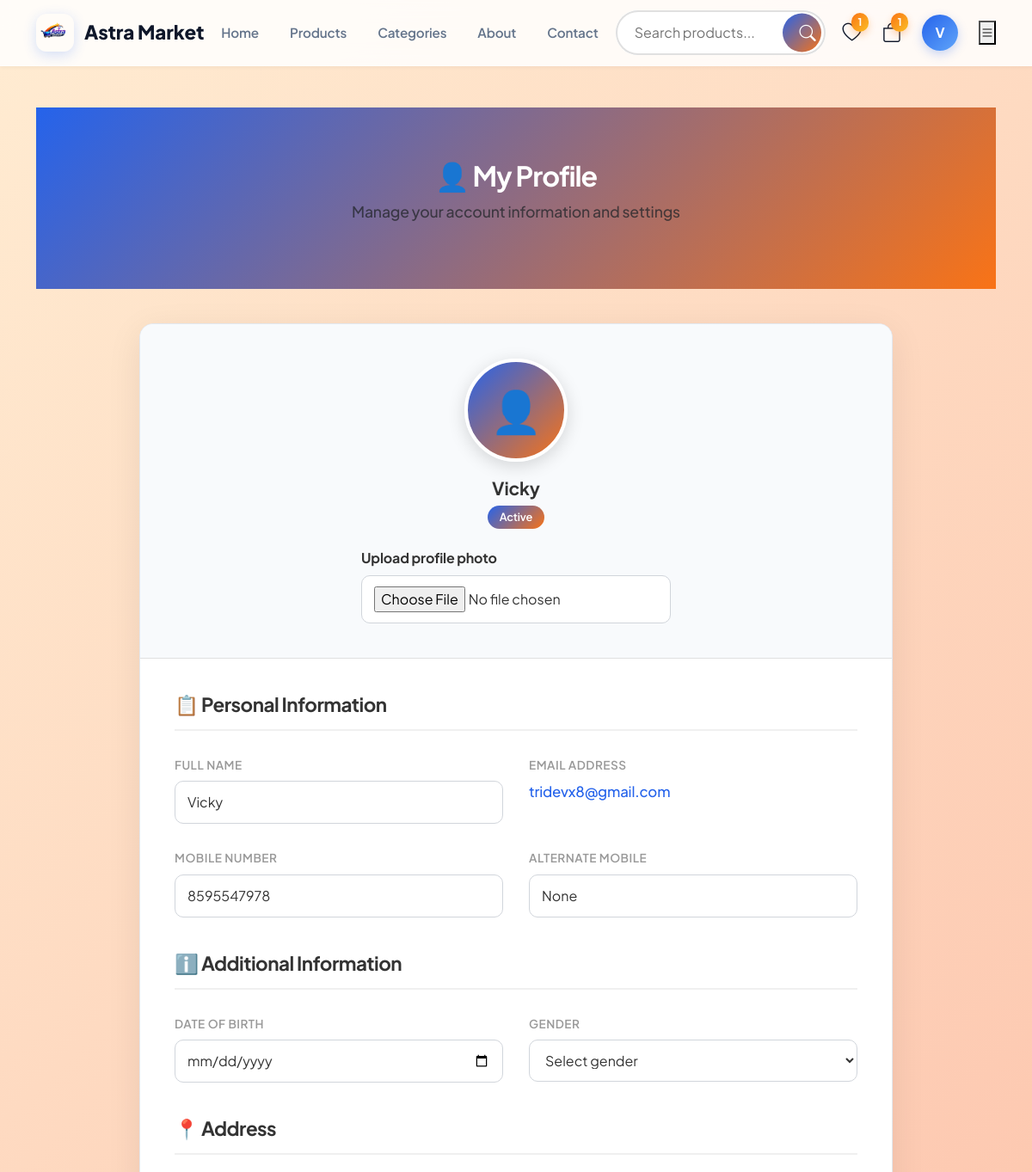
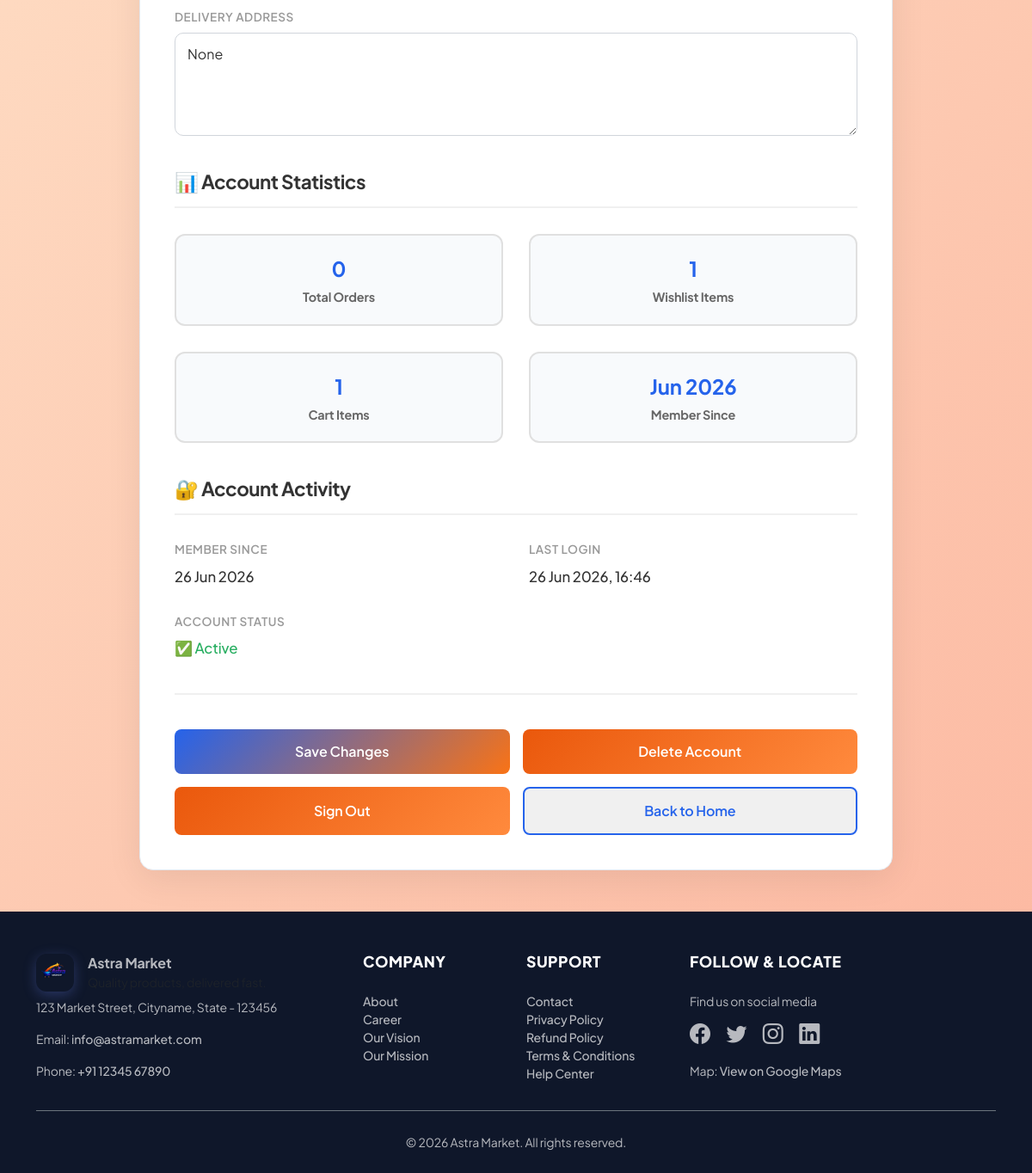
Screenshot of /profile/ (signed in) with the database file from the repository (2 pictures, top to bottom).
### Astra_Market/models.py (models this page shows, shortened)
class CustomUser(AbstractBaseUser, PermissionsMixin):
    GENDER_CHOICES = [
        ('male', 'Male'),
        ('female', 'Female'),
        ('other', 'Other'),
    ]
    phone_validator = RegexValidator(
        regex=r'^\+?\d{7,15}$',
        message='Enter a valid phone number using 7 to 15 digits.',
    )
    full_name = models.CharField(max_length=150)
    email = models.EmailField(unique=True)
    mobile = models.CharField(max_length=15, unique=True, validators=[phone_validator])
    alternate_mobile = models.CharField(
        max_length=15,
        blank=True,
        null=True,
        validators=[phone_validator],
    )
    dob = models.DateField(blank=True, null=True)
    address = models.TextField(blank=True, null=True)
    profile_image = models.ImageField(upload_to='profile_images/', blank=True, null=True)
    gender = models.CharField(max_length=10, choices=GENDER_CHOICES, blank=True)
    is_staff = models.BooleanField(default=False)
    is_active = models.BooleanField(default=True)
    date_joined = models.DateTimeField(auto_now_add=True)
    objects = CustomUserManager()
    USERNAME_FIELD = 'email'
    REQUIRED_FIELDS = ['full_name', 'mobile']
    class Meta:
        verbose_name = 'User'
        verbose_name_plural = 'Users'

### Astra_Market/views.py (the view, shortened to what this page needs)
# urls.py: path('profile/', views.profile, name='profile'),
@login_required(login_url='login')
def profile(request):
    user = request.user
    return render(request, 'profile.html', {'user': user})

### Astra_Market/templates/profile.html (shortened to what this page needs)
{% extends 'base.html' %}
{% block content %}
<div class="profile-header">
    <div class="container">
        <h1>👤 My Profile</h1>
        <p class="text-muted">Manage your account information and settings</p>
    </div>
</div>
<div class="container profile-container">
    <div class="profile-card">
        <form method="POST" enctype="multipart/form-data">
            <div class="profile-avatar-section">
                {% if user.profile_image %}
                    <img src="{{ user.profile_image.url }}" alt="Profile Picture" class="profile-avatar">
                {% else %}
                    <div class="avatar-placeholder">👤</div>
                {% endif %}
                <div class="profile-avatar-name">{{ user.full_name }}</div>
                <span class="profile-avatar-status">
                    {% if user.is_active %}Active{% else %}Inactive{% endif %}
                </span>
                <div style="margin-top: 22px; text-align: left; width:100%; max-width:360px; margin-left:auto; margin-right:auto;">
                    <label for="profile_image" style="font-weight:700; display:block; color:#333; margin-bottom:8px;">Upload profile photo</label>
                    <input type="file" id="profile_image" name="profile_image" accept="image/*" class="profile-input">
                </div>
            </div>
            <div class="profile-content">
            <div class="info-section">
                <h2 class="section-title">📋 Personal Information</h2>
                <div class="info-grid">
                    <div class="info-item">
                        <span class="info-label">Full Name</span>
                        <input type="text" name="full_name" value="{{ user.full_name }}" class="profile-input" required>
                    </div>
                    <div class="info-item">
                        <span class="info-label">Email Address</span>
                        <span class="info-value"><a href="mailto:{{ user.email }}">{{ user.email }}</a></span>
                    </div>
                    <div class="info-item">
                        <span class="info-label">Mobile Number</span>
                        <input type="tel" name="mobile" value="{{ user.mobile }}" class="profile-input" required>
                    </div>
                    <div class="info-item">
                        <span class="info-label">Alternate Mobile</span>
                        <input type="tel" name="alternate_mobile" value="{{ user.alternate_mobile }}" class="profile-input" placeholder="Optional">
                    </div>
                </div>
            </div>
            <div class="info-section">
                <h2 class="section-title">ℹ️ Additional Information</h2>
                <div class="info-grid">
                    <div class="info-item">
                        <span class="info-label">Date of Birth</span>
                        <input type="date" name="dob" value="{{ user.dob|date:'Y-m-d' }}" class="profile-input">
                    </div>
                    <div class="info-item">
                        <span class="info-label">Gender</span>
                        <select name="gender" class="profile-select">
                            <option value="" {% if not user.gender %}selected{% endif %}>Select gender</option>
                        </select>
                    </div>
                </div>
            </div>
            <div class="info-section">
                <h2 class="section-title">📍 Address</h2>
                <div class="info-grid full">
                    <div class="info-item">
                        <span class="info-label">Delivery Address</span>
                        <textarea name="address" class="profile-textarea" placeholder="Enter your delivery address">{{ user.address }}</textarea>
                    </div>
                </div>
            </div>
            <div class="info-section">
                <h2 class="section-title">📊 Account Statistics</h2>
                <div class="info-grid">
                    <div class="stat-box">
                        <div class="stat-value">{{ user.orders.count }}</div>
                        <div class="stat-label">Total Orders</div>
                    </div>
                    <div class="stat-box">
                        <div class="stat-value">{{ user.wishlist_items.count }}</div>
                        <div class="stat-label">Wishlist Items</div>
                    </div>
                    <div class="stat-box">
                        <div class="stat-value">{{ user.cart_items.count }}</div>
                        <div class="stat-label">Cart Items</div>
                    </div>
                    <div class="stat-box">
                        <div class="stat-value">{{ user.date_joined|date:"M Y" }}</div>
                        <div class="stat-label">Member Since</div>
                    </div>
                </div>
            </div>
            <div class="info-section">
                <h2 class="section-title">🔐 Account Activity</h2>
                <div class="info-grid">
                    <div class="info-item">
                        <span class="info-label">Member Since</span>
                        <span class="info-value">{{ user.date_joined|date:"d M Y" }}</span>
                    </div>
                    <div class="info-item">
                        <span class="info-label">Last Login</span>
                        <span class="info-value">
                            {% if user.last_login %}
                                {{ user.last_login|date:"d M Y, H:i" }}
                            {% else %}
                                Never logged in
                            {% endif %}
                        </span>
                    </div>
                    <div class="info-item">
                        <span class="info-label">Account Status</span>
                        <span class="info-value">
                            {% if user.is_active %}
                                <span style="color: #27ae60;">✅ Active</span>
                            {% else %}
                                <span style="color: #e74c3c;">❌ Inactive</span>
                            {% endif %}
                        </span>
                    </div>
                </div>
            </div>
            <div class="action-buttons">
                <button type="submit" class="btn-action btn-save">Save Changes</button>
                <form method="post" action="{% url 'delete_account' %}" style="display:inline;">
                    <button type="submit" class="btn-action btn-logout" onclick="return confirm('Are you sure you want to delete your account? This action cannot be undone.');">Delete Account</button>
                </form>
                <a href="{% url 'logout' %}" class="btn-action btn-logout">Sign Out</a>
                <a href="/" class="btn-action btn-home">Back to Home</a>
            </div>
        </form>
        </div>
    </div>
{% endblock %}

### Astra_Market/templates/base.html (shortened to what this page needs)
<!DOCTYPE html>
<html lang="en">
<head>
    {% load static %}
    <link href="https://cdn.jsdelivr.net/npm/bootstrap@5.3.0/dist/css/bootstrap.min.css" rel="stylesheet">
    <link href="https://cdn.jsdelivr.net/npm/bootstrap-icons@1.10.5/font/bootstrap-icons.css" rel="stylesheet">
        <link href="{% static 'css/style.css' %}" rel="stylesheet">
</head>
<body>
    <nav class="navbar-custom">
        <div class="container">
            <a href="{% url 'home' %}" class="navbar-brand-custom">
                <div class="logo-icon">
                    <img src="{% static 'images/ChatGPT Image Jun 21, 2026, 04_16_52 PM.png' %}" alt="Astra Market logo">
                </div>
                <span>Astra Market</span>
            </a>
            <div class="navbar-menu d-none d-lg-flex">
                <a href="{% url 'home' %}">Home</a>
                <a href="{% url 'products' %}">Products</a>
                <a href="{% url 'category' %}">Categories</a>
                <a href="{% url 'about' %}">About</a>
                <a href="{% url 'contact' %}">Contact</a>
            </div>
            <div class="search-wrapper d-none d-lg-block">
                <form action="{% url 'products' %}" method="get">
                    <input
                        type="text"
                        class="search-input"
                        name="q"
                        placeholder="Search products..."
                        autocomplete="off"
                    >
                    <button type="submit" class="search-btn">
                        <i class="bi bi-search"></i>
                    </button>
                </form>
            </div>
            <div class="navbar-actions">
                <a href="{% url 'wishlist' %}" class="action-icon" title="Wishlist">
                    <i class="bi bi-heart"></i>
                    {% if user.is_authenticated and user.wishlist_items.count %}
                        <span class="badge-count">{{ user.wishlist_items.count }}</span>
                    {% endif %}
                </a>
                <a href="{% url 'cart' %}" class="action-icon" title="Shopping Cart">
                    <i class="bi bi-bag"></i>
                    {% if user.is_authenticated and user.cart_items.count %}
                        <span class="badge-count">{{ user.cart_items.count }}</span>
                    {% endif %}
                </a>
                {% if user.is_authenticated %}
                    <div class="user-profile">
                        <div class="user-avatar" onclick="toggleDropdown()" title="{{ user.full_name }}">
                            {{ user.full_name|slice:":1"|upper }}
                        </div>
                    </div>
                {% else %}
                    <div class="auth-buttons">
                        <a href="{% url 'login' %}" class="btn-login">Sign In</a>
                        <a href="{% url 'register' %}" class="btn-register">Register</a>
                    </div>
                {% endif %}
                <button class="mobile-menu-btn" onclick="toggleMobileMenu()">
                    <i class="bi bi-list"></i>
                </button>
            </div>
        </div>
    </nav>
    <main class="container my-5">
        {% block content %}{% endblock %}
    </main>
    <footer class="site-footer pt-5 pb-4">
        <div class="container">
            <div class="row gy-4">
                <div class="col-md-4">
                    <div class="footer-logo mb-2 d-flex align-items-center">
                        <div style="width:44px;height:44px;border-radius:12px;overflow:hidden;display:flex;align-items:center;justify-content:center;box-shadow:0 4px 15px rgba(102, 126, 234, 0.3);">
                            <img src="{% static 'images/ChatGPT Image Jun 21, 2026, 04_16_52 PM.png' %}" alt="Astra Market logo" style="width:100%;height:100%;object-fit:cover;">
                        </div>
                        <div class="ms-3">
                            <strong>Astra Market</strong>
                            <div class="small text-muted">Quality products, delivered fast.</div>
                        </div>
                    </div>
                    <p class="small">123 Market Street, Cityname, State - 123456</p>
                    <p class="small">Email: <a href="mailto:info@astramarket.com">info@astramarket.com</a></p>
                    <p class="small">Phone: <a href="tel:+911234567890">+91 12345 67890</a></p>
                </div>
                <div class="col-md-2">
                    <h6 class="text-uppercase small">Company</h6>
                    <ul class="list-unstyled small">
                        <li><a href="{% url 'about' %}">About</a></li>
                        <li><a href="#">Career</a></li>
                        <li><a href="#">Our Vision</a></li>
                        <li><a href="#">Our Mission</a></li>
                    </ul>
                </div>
                <div class="col-md-2">
                    <h6 class="text-uppercase small">Support</h6>
                    <ul class="list-unstyled small">
                        <li><a href="{% url 'contact' %}">Contact</a></li>
                        <li><a href="#">Privacy Policy</a></li>
                        <li><a href="#">Refund Policy</a></li>
                        <li><a href="{% url 'terms' %}">Terms & Conditions</a></li>
                        <li><a href="{% url 'support' %}">Help Center</a></li>
                    </ul>
                </div>
                <div class="col-md-4">
                    <h6 class="text-uppercase small">Follow & Locate</h6>
                    <p class="small mb-2">Find us on social media</p>
                    <p>
                        <a href="#" class="me-3"><i class="bi bi-facebook fs-4"></i></a>
                        <a href="#" class="me-3"><i class="bi bi-twitter fs-4"></i></a>
                        <a href="#" class="me-3"><i class="bi bi-instagram fs-4"></i></a>
                        <a href="#"><i class="bi bi-linkedin fs-4"></i></a>
                    </p>
                    <p class="small mt-3">Map: <a href="https://www.google.com/maps/place/28%C2%B043'59.6%22N+77%C2%B016'14.7%22E/@28.733212,77.2681861,17z/data=!3m1!4b1!4m4!3m3!8m2!3d28.733212!4d77.270761?entry=ttu&g_ep=EgoyMDI2MDYxNi4wIKXMDSoASAFQAw%3D%3D" target="_blank">View on Google Maps</a></p>
                </div>
            </div>
            <div class="text-center pt-4 mt-3 border-top border-secondary">
                <small>&copy; 2026 Astra Market. All rights reserved.</small>
            </div>
        </div>
    </footer>
</body>
</html>

### rows the page displays
CustomUser: wishlist_items.count "1", cart_items.count "1", full_name "V", full_name "Vicky", email "tridevx8@gmail.com", mobile "8595547978", alternate_mobile "None", gender "Select gender", address "None", orders.count "0", date_joined "Jun 2026", date_joined "26 Jun 2026", last_login "26 Jun 2026, 16:46"
